Frame 1 (no input): blank canvas, image omitted
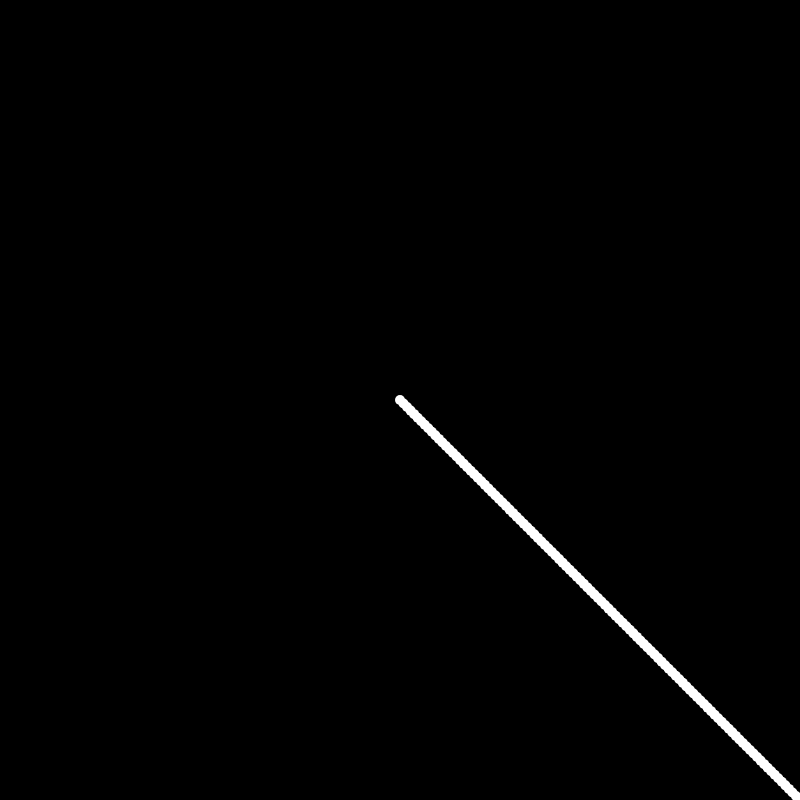
Frame 60 (no input)
Frame 120 (the mouse pressed at the canvas centre since frame 60): identical to frame 60, image omitted

The p5.js sketch that drew this single still picture (run headless with seeded random() and noise() and a simulated clock; from frame 60 on, the mouse is pressed at the canvas centre):

// p5.js sketch
// ── sketch.js

let xPos = 400; // tracking the position of the object
let yPos = 400;
let stepSize = 5; // We can use it for moving the object.
angle = 45

 function setup() {
   createCanvas(800,800);
   background(0);
   angleMode(RADIANS);
 }

 function draw() {
   let speed = map(mouseX,0, width, 2, 10);

   for(let x = 0; x < speed; x++){
     stroke(255);
     strokeWeight(10);
     point(xPos,yPos);

     // This code will move circle across the screen
     xPos += cos(radians(angle)) * stepSize;
     yPos += sin(radians(angle)) * stepSize;

  } // End of Loop

} // End of draw function


function randomAngle(posX, posY) {
  if(posX < 0){
    return floor(random(90, 270));
  }
  if(posX > width){
    return floor(random(90,270));
  }
  if(posY < 0 ){
    return floor(random(0,180));
  }
  if(posY > height){
    return floor(random(0,180))
  }
}
